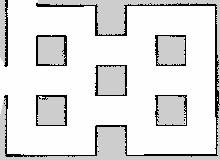
#> input picture trajectory_path/cropped_map.pgm, 220 x 160 px, found by its file name
$ python AStar.py
#> lines starting #> are read from the running program, lines starting #| are printed output that depends on the picture; after the words box and inside, x2 and y2 are one past the last pixel; in counts of white or black regions, pixels touching at a corner belong together
import cv2
import numpy as np
import math
import sys
import heapq
import time
from scipy.interpolate import splprep, splev
from collections import defaultdict
import matplotlib.pyplot as plt
from mpl_toolkits.mplot3d import Axes3D

# ==============================
# 配置设置
# ==============================
class Config:
    """配置参数类 - 集中管理所有系统参数"""

    # 可视化设置 - 控制图形显示和字体相关参数
    PLOT_CONFIG = {
        'font_family': ['SimHei', 'Microsoft YaHei', 'DejaVu Sans'],  # 字体家族，优先使用中文字体
        'unicode_minus': False,  # 禁用Unicode负号显示，确保负号正常显示
        'figure_size_2d': (12, 8),   # 2D图形窗口尺寸（宽度，高度），单位英寸
        'figure_size_3d': (12, 10)   # 3D图形窗口尺寸（宽度，高度），单位英寸
    }

    # 地图处理参数 - 控制地图加载、处理和网格化相关参数
    MAP_CONFIG = {
        'resolution': 0.05,           # 地图分辨率，单位：米/像素，每个像素代表0.05米
        'inflation_radius': 0.1,      # 障碍物膨胀半径，单位：米，为路径规划提供安全边界
        'obstacle_threshold_low': 100,  # 障碍物判断低阈值，像素值低于此值视为障碍物
        'obstacle_threshold_high': 150, # 障碍物判断高阈值，像素值高于此值视为自由空间
        'grid_threshold': 200         # 网格化阈值，灰度值<=200设为障碍物(1)，>200设为可通行(0)
    }

    # 路径规划参数 - 控制A*算法和无人机运动约束相关参数
    PLANNER_CONFIG = {
        'heuristic_weight': 0.8,      # 启发式函数权重，平衡精确性和搜索速度
        'diagonal_cost': 1.414,       # 对角线移动代价，近似√2，考虑斜向移动距离
        'grid_cost': 1000,            # 地图的代价
        'max_speed': 2.0,             # 无人机最大飞行速度，单位：米/秒
        'max_acceleration': 0.5,      # 无人机最大加速度，单位：米/秒²
        'max_climb_angle': 30.0,      # 无人机最大爬升角，单位：度，限制飞行坡度
        'max_turn_angle': 10.0,       # 无人机最大转弯角，单位：度，限制路径曲率
        'grid_resolution': 1.0,       # 规划网格分辨率，单位：米，影响搜索精度和速度
        'cruise_speed': 2.0,          # 巡航速度，单位：米/秒
        'turn_speed': 0.8,            # 转弯速度，单位：米/秒
        'takeoff_land_speed': 0.5     # 起飞降落速度，单位：米/秒
    }

# 应用配置 - 将配置参数应用到matplotlib全局设置
plt.rcParams['font.sans-serif'] = Config.PLOT_CONFIG['font_family']  # 设置中文字体
plt.rcParams['axes.unicode_minus'] = Config.PLOT_CONFIG['unicode_minus']  # 设置负号显示


# ==============================
# 地图处理模块
# ==============================
class MapProcessor:
    """地图处理类"""

    @staticmethod
    def preprocess_map(image_path):
        """预处理地图"""
        config = Config.MAP_CONFIG

        # 读取图像
        img = cv2.imread(image_path)
        if img is None:
            print("无法加载地图图像!")
            return None, None, None

        print(f"原始图像尺寸: 高度={img.shape[0]}像素, 宽度={img.shape[1]}像素")

        # 图像二值化处理
        img_processed = MapProcessor._binarize_image(img)

        # 创建网格地图
        grid = MapProcessor._create_grid(img_processed)
        print(f"网格地图尺寸: 行数={len(grid)}像素, 列数={len(grid[0])}像素")

        # 障碍物膨胀
        inflated_grid, gaussian_grid = MapProcessor._inflate_obstacles(grid, config['inflation_radius'], config['resolution'])
        #print(f"膨胀后网格尺寸: 行数={len(inflated_grid)}像素, 列数={len(inflated_grid[0])}像素")

        return inflated_grid.tolist(), img, gaussian_grid

    @staticmethod
    def _binarize_image(img):
        """图像二值化"""
        config = Config.MAP_CONFIG
        img_processed = img.copy()
        img_processed[img_processed < config['obstacle_threshold_low']] = 0
        img_processed[img_processed > config['obstacle_threshold_high']] = 255
        return img_processed

    @staticmethod
    def _create_grid(img_processed):
        """创建网格地图"""
        config = Config.MAP_CONFIG
        grid = cv2.cvtColor(img_processed, cv2.COLOR_BGR2GRAY)
        grid[grid <= config['grid_threshold']] = 1  # 障碍物
        grid[grid > config['grid_threshold']] = 0   # 自由空间
        return grid

    @staticmethod
    def _inflate_obstacles(grid, inflation_radius, resolution):
        """障碍物膨胀处理"""
        inflation_pixels = int(inflation_radius / resolution)
        kernel_size = 2 * inflation_pixels + 1
        kernel = np.ones((kernel_size, kernel_size), np.uint8)
        inflated_grid = cv2.dilate(grid, kernel, iterations=1)
        float_grid = grid.astype(np.float32)
        gaussian_grid = cv2.GaussianBlur(float_grid, (12*kernel_size+1, 12*kernel_size+1), sigmaX=3)

        return inflated_grid, gaussian_grid


# ==============================
# 坐标转换模块
# ==============================
class CoordinateConverter:
    """坐标转换类"""

    # [25 lines left out: functions pixel_to_world, world_to_relative, not called in this run]


# ==============================
# 轨迹点生成模块
# ==============================
class TrajectoryGenerator:
    """轨迹生成类 - 生成带时间和速度的轨迹"""

    # [236 lines left out: functions generate_trajectory_with_time_and_velocity, _calculate_segment_info, _calculate_segment_duration, _determine_segment_speed, print_trajectory_info, _calculate_total_distance and 1 more, not called in this run]


# ==============================
# 可视化模块
# ==============================
class Visualizer:
    """可视化类"""

    # [138 lines left out: functions show_2d_visualization, _plot_start_goal, show_3d_visualization, _extract_and_transform_coords, _plot_height_limit_plane, _setup_3d_plot and 1 more, not called in this run]


# ==============================
# 路径规划器模块
# ==============================
class AStarPlanner3D:
    """3D A*路径规划器 - 优化版本"""

    def __init__(self):
        config = Config.PLANNER_CONFIG
        self.heuristic_weight = config['heuristic_weight']
        self.diagonal_cost = config['diagonal_cost']
        self.max_climb_angle = config['max_climb_angle']
        self.grid_resolution = config['grid_resolution']
        self.grid_cost = config['grid_cost']

        # 移动方向定义
        self.directions = self._define_movement_directions()

    def _define_movement_directions(self):
        """定义移动方向 - 8水平 + 2垂直"""
        return [
            (-1, 0, 0, 1.0), (1, 0, 0, 1.0), (0, -1, 0, 1.0), (0, 1, 0, 1.0),
            (-1, 1, 0, self.diagonal_cost), (1, 1, 0, self.diagonal_cost),
            (-1, -1, 0, self.diagonal_cost), (1, -1, 0, self.diagonal_cost),
            (0, 0, 1, 1.0), (0, 0, -1, 1.0)
        ]

    def heuristic(self, a, b):
        """启发式函数 - 综合考虑距离和高度"""
        dx, dy, dz = abs(a[0]-b[0]), abs(a[1]-b[1]), abs(a[2]-b[2])
        planar_distance = math.sqrt(dx*dx + dy*dy)

        # 高度代价（考虑爬升角约束）
        height_penalty = self._calculate_height_penalty(dz, planar_distance)

        return (planar_distance + height_penalty) * self.heuristic_weight

    def _calculate_height_penalty(self, dz, planar_distance):
        """计算高度惩罚项"""
        if planar_distance == 0:
            return abs(dz) * 3.0  # 纯高度变化代价更高

        actual_angle = math.degrees(math.atan2(abs(dz), planar_distance))
        if actual_angle <= self.max_climb_angle:
            return abs(dz) * 0.8  # 在允许角度内，代价较低
        else:
            # 超出最大爬升角，惩罚递增
            return abs(dz) * (1.5 + (actual_angle - self.max_climb_angle) * 0.2)

    def is_valid_position(self, grid, x, y, z):
        """检查位置是否有效（边界和障碍物检查）"""
        x_int, y_int, z_int = int(round(x)), int(round(y)), int(round(z))
        return (0 <= x_int < len(grid) and
                0 <= y_int < len(grid[0]) and
                0 <= z_int < 50 and
                grid[x_int][y_int] == 0)

    def find_path(self, grid, gaussian_grid, start, goal):
        """主路径规划函数"""
        start_time = time.time()

        # 验证起点终点
        if not self._validate_start_goal(grid, start, goal):
            return [], set()

        if start == goal:
            return [start], set()

        # 执行A*搜索
        path, explored, nodes_expanded = self._a_star_search(grid, gaussian_grid, start, goal)
        # return path, explored

        if path:
            optimized_path = self._optimize_path(path, grid)
            elapsed_time = time.time() - start_time

            print(f"3D路径规划成功! 耗时: {elapsed_time:.3f}s")
            print(f"扩展节点数: {nodes_expanded}")
            return optimized_path, explored

        print("无法找到可行路径!")
        return [], explored

    def _validate_start_goal(self, grid, start, goal):
        """验证起点和终点的有效性"""
        if not (self.is_valid_position(grid, *start) and self.is_valid_position(grid, *goal)):
            print("错误：起点或终点不可通行")
            return False
        return True

    def _a_star_search(self, grid, gaussian_grid, start, goal):
        """A*搜索算法核心实现"""
        open_list, closed_set, parent = [], set(), {}
        g_cost, explored = defaultdict(lambda: float('inf')), set()
        g_cost[tuple(start)] = 0
        nodes_expanded = 0

        # 初始化开放列表
        heapq.heappush(open_list, (self.heuristic(start, goal), *start))

        while open_list:
            current_f, current_x, current_y, current_z = heapq.heappop(open_list)
            current = (current_x, current_y, current_z)

            if current == tuple(goal):
                return self._reconstruct_path(parent, tuple(start), tuple(goal)), explored, nodes_expanded

            if current in closed_set:
                continue

            closed_set.add(current)
            explored.add(current)
            nodes_expanded += 1

            # 探索邻居节点
            self._explore_neighbors(grid, gaussian_grid, current, goal, open_list, closed_set, g_cost, parent)

        return [], explored, nodes_expanded

    def _explore_neighbors(self, grid, gaussian_grid, current, goal, open_list, closed_set, g_cost, parent):
        """探索当前节点的所有邻居节点"""
        current_x, current_y, current_z = current

        for dx, dy, dz, move_cost in self.directions:
            neighbor = (current_x + dx, current_y + dy, current_z + dz)

            if not self.is_valid_position(grid, *neighbor) or neighbor in closed_set:  ### 该探索逻辑有点bug，这步会导致每个点只有一次更新机会
                continue

            # 计算考虑地形约束的实际移动代价
            actual_cost = self._calculate_actual_move_cost(current, neighbor, move_cost)
            tentative_g = g_cost[current] + actual_cost

            if tentative_g < g_cost[neighbor]:
                parent[neighbor] = current
                g_cost[neighbor] = tentative_g
                f_neighbor = tentative_g + self.heuristic(neighbor, goal) + gaussian_grid[int(current_x)][int(current_y)] * self.grid_cost
                heapq.heappush(open_list, (f_neighbor, *neighbor))

    def _calculate_actual_move_cost(self, current, neighbor, base_cost):
        """计算考虑爬升角约束的实际移动代价"""
        current_z, neighbor_z = current[2], neighbor[2]
        dx, dy = neighbor[0]-current[0], neighbor[1]-current[1]
        planar_distance = math.sqrt(dx*dx + dy*dy)

        if planar_distance > 0:
            climb_angle = math.degrees(math.atan2(abs(neighbor_z - current_z), planar_distance))
            if climb_angle > self.max_climb_angle:
                # 超出最大爬升角，增加代价
                return base_cost * (1.0 + (climb_angle - self.max_climb_angle) * 0.1)

        return base_cost

    def _reconstruct_path(self, parent, start, goal):
        """从父节点映射重建完整路径"""
        path, current = [], goal
        while current != start:
            path.append(list(current))
            current = parent[current]
        path.append(list(start))
        path.reverse()
        return path

    def _optimize_path(self, path, grid):
        """路径优化流程：简化 → 高度优化 → 平滑"""
        if len(path) <= 2:
            return path

        print(f"原始路径点数: {len(path)}")

        # 三步优化流程
        simplified = self._simplify_and_optimize_path(path)
        print(f"优化后路径点数: {len(simplified)}")

        return simplified

    def _simplify_and_optimize_path(self, path):
        """合并的路径优化函数：简化 + 高度优化 + 平滑"""
        if len(path) <= 2:
            return path

        # 1. 智能路径简化
        simplified = self._smart_path_simplification(path)
        return simplified
        # 2. 高度优化（平滑高度变化）
        height_optimized = self._optimize_height_profile(simplified)

        # 3. B样条平滑
        smoothed = self._adaptive_bspline_smooth(height_optimized)

        return smoothed

    def _smart_path_simplification(self, path):
        """混合路径简化方法 - 平衡简化效果和点数保留"""
        if len(path) <= 2:
            print(f"路径过短，无需简化: {len(path)}点")
            return path

        # 第一步：基于关键特征保留重要点
        key_points = self._extract_key_points(path)

        # 第二步：在关键点之间均匀采样，确保最小密度
        simplified = self._uniform_sampling_between_keypoints(path, key_points)

        print(f"混合简化: {len(path)} → {len(simplified)} 点")
        return simplified

    def _extract_key_points(self, path):
        """提取关键点（起点、终点、转弯点、高度变化点）"""
        if len(path) <= 2:
            return path

        key_points = [path[0]]  # 起点

        # 更宽松的阈值，保留更多关键点
        angle_threshold = math.radians(8)   # 适中角度阈值
        distance_threshold = 2.0            # 适中距离阈值
        height_threshold = 1.5              # 适中高度阈值

        for i in range(1, len(path) - 1):
            # 使用相邻点计算角度（更准确）
            angle_score = self._calculate_turn_angle_score(path, i)

            # 使用前一个路径点而不是上一个关键点计算距离
            if i > 0:
                distance_score = self._calculate_distance_score(path[i-1], path[i], path[i+1])
            else:
                distance_score = 0

            height_change = abs(path[i][2] - path[i-1][2])

            # 判断是否为关键点
            is_key_point = (
                angle_score > angle_threshold or
                distance_score > distance_threshold or
                height_change > height_threshold or
                i % 20 == 0  # 每20个点强制保留一个，防止长直线段过度简化
            )

            if is_key_point:
                key_points.append(path[i])

        key_points.append(path[-1])  # 终点
        return key_points

    def _uniform_sampling_between_keypoints(self, original_path, key_points):
        """在关键点之间进行均匀采样"""
        if len(key_points) <= 2:
            return key_points

        sampled_points = [key_points[0]]

        for i in range(len(key_points) - 1):
            start_point = key_points[i]
            end_point = key_points[i + 1]

            # 找到原始路径中这两个关键点之间的所有点
            start_idx = original_path.index(start_point)
            end_idx = original_path.index(end_point)

            if end_idx > start_idx + 1:
                # 计算这段子路径
                sub_path = original_path[start_idx:end_idx + 1]

                # 根据子路径长度决定采样点数
                sub_length = self._calculate_path_length(sub_path)
                num_samples = max(2, min(10, int(sub_length / 5)))  # 每5像素采样1点

                # 均匀采样
                if len(sub_path) > num_samples:
                    step = len(sub_path) / num_samples
                    for j in range(1, num_samples):
                        sample_idx = min(start_idx + int(j * step), end_idx - 1)
                        sampled_points.append(original_path[sample_idx])
                else:
                    # 如果点数不多，保留所有点
                    sampled_points.extend(sub_path[1:-1])

            sampled_points.append(end_point)

        return sampled_points

    def _calculate_turn_angle_score(self, path, index):
        """计算转弯角度得分"""
        if index <= 0 or index >= len(path) - 1:
            return 0

        prev, curr, next_p = path[index-1], path[index], path[index+1]

        vec1 = [curr[0]-prev[0], curr[1]-prev[1], curr[2]-prev[2]]
        vec2 = [next_p[0]-curr[0], next_p[1]-curr[1], next_p[2]-curr[2]]

        len1 = math.sqrt(sum(v**2 for v in vec1))
        len2 = math.sqrt(sum(v**2 for v in vec2))

        if len1 == 0 or len2 == 0:
            return 0

        dot_product = sum(v1 * v2 for v1, v2 in zip(vec1, vec2))
        cos_angle = max(-1.0, min(1.0, dot_product / (len1 * len2)))
        angle = math.acos(cos_angle)

        return angle

    def _calculate_distance_score(self, last_point, current_point, next_point):
        """计算距离得分 - 当前点到前后点连线的距离"""
        if last_point == next_point:
            return math.sqrt(
                (current_point[0]-last_point[0])**2 +
                (current_point[1]-last_point[1])**2 +
                (current_point[2]-last_point[2])**2
            )

        return self._perpendicular_distance(current_point, last_point, next_point)

    def _perpendicular_distance(self, point, line_start, line_end):
        """计算点到线段的垂直距离 - 新增方法"""
        if line_start == line_end:
            return math.sqrt(
                (point[0]-line_start[0])**2 +
                (point[1]-line_start[1])**2 +
                (point[2]-line_start[2])**2
            )

        # 计算线段长度平方
        line_length_sq = (
            (line_end[0]-line_start[0])**2 +
            (line_end[1]-line_start[1])**2 +
            (line_end[2]-line_start[2])**2
        )

        # 计算投影比例 t
        t = max(0, min(1, (
            (point[0]-line_start[0])*(line_end[0]-line_start[0]) +
            (point[1]-line_start[1])*(line_end[1]-line_start[1]) +
            (point[2]-line_start[2])*(line_end[2]-line_start[2])
        ) / line_length_sq))

        # 计算投影点
        projection = [
            line_start[0] + t*(line_end[0]-line_start[0]),
            line_start[1] + t*(line_end[1]-line_start[1]),
            line_start[2] + t*(line_end[2]-line_start[2])
        ]

        # 返回点到投影点的距离
        return math.sqrt(
            (point[0]-projection[0])**2 +
            (point[1]-projection[1])**2 +
            (point[2]-projection[2])**2
        )


    # [113 lines left out: functions _optimize_height_profile, _adaptive_bspline_smooth, _get_smoothing_parameters, _calculate_optimal_point_count, _estimate_path_complexity, _calculate_turn_angle, not called in this run]

    def _calculate_path_length(self, path):
        """计算路径总长度"""
        if len(path) < 2:
            return 0

        return sum(math.sqrt(
            (path[i+1][0]-path[i][0])**2 +
            (path[i+1][1]-path[i][1])**2 +
            (path[i+1][2]-path[i][2])**2
        ) for i in range(len(path)-1))


# ==============================
# 主程序
# ==============================
class PathPlanningApp:
    """路径规划应用程序"""

    def __init__(self):

        """
        初始化方法，设置类的基本属性
        """
        self.grid = None  # 网格地图，用于存储环境信息
        self.img = None  # 图像数据，可能用于可视化或处理
        self.start_pixel = [80, 20, 20]  # [行, 列, 高度] 起始点的像素坐标和高度信息
        self.goal_pixel = [100, 200, 40]   # [行, 列, 高度] 目标点的像素坐标和高度信息
        self.trajectory = None  # 存储生成的轨迹，用于存储规划后的路径点序列
        self._load_and_process_map()

    def run(self, start_pixel=None, goal_pixel=None):
        """运行应用程序"""
        if start_pixel and goal_pixel:
            self.start_pixel = start_pixel  # [行, 列, 高度] 起始点的像素坐标和高度信息
            self.goal_pixel = goal_pixel   # [行, 列, 高度] 目标点的像素坐标和高度信息
        # # 加载和处理地图
        # if not self._load_and_process_map():
        #     return None

        # 验证坐标
        if not self._validate_coordinates():
            return None

        # 执行路径规划
        path_pixels, explored = self._execute_path_planning()
        if not path_pixels:
            return None

        # 生成轨迹并显示结果
        # self._generate_and_display_trajectory(path_pixels, explored)
        # print("3D路径规划完成")
        return path_pixels

    def _load_and_process_map(self):
        """加载和处理地图"""
        img_path = sys.path[0] + "\\cropped_map.pgm"
        self.grid, self.img, self.gaussian_grid = MapProcessor.preprocess_map(img_path)
#> in preprocess_map, img is the input picture: shape (160, 220, 3); min 0, max 254, mean 224.2
#| 原始图像尺寸: 高度=160像素, 宽度=220像素
#> in _binarize_image, `img_processed[img_processed > config['obstacle_threshold_high']] = 255`:
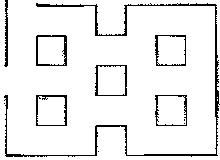
#> img_processed: shape (160, 220, 3); 92.6% white; black in thin lines or dots
#| 网格地图尺寸: 行数=160像素, 列数=220像素
#> in _inflate_obstacles, `inflated_grid = cv2.dilate(grid, kernel, iterations=1)`:
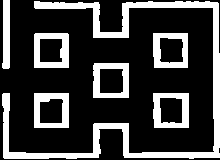
#> inflated_grid: shape (160, 220); values 0 (black) and 1 (white), 24.5% white; 7 white regions, largest, box (x1, y1, x2, y2) and area: (2, 1, 220, 159) 4531, (34, 33, 69, 68) 736, (153, 93, 189, 128) 725
#> in _inflate_obstacles, `gaussian_grid = cv2.GaussianBlur(float_grid, (12*kernel_size+1, 12*ker..`:
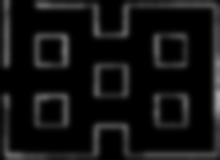
#> gaussian_grid: shape (160, 220) float32; min 4.67e-12, max 0.671, mean 0.0757
        return self.grid is not None

    def _validate_coordinates(self):
        """验证坐标有效性"""
        # 检查边界
        if not self._check_coordinate_bounds():
            return False

        # 检查可通行性
        return self._check_coordinate_accessibility()

    def _check_coordinate_bounds(self):
        """检查坐标边界"""
        grid_rows, grid_cols = len(self.grid), len(self.grid[0])

        if (self.start_pixel[0] < 0 or self.start_pixel[0] >= grid_rows or
            self.start_pixel[1] < 0 or self.start_pixel[1] >= grid_cols or
            self.goal_pixel[0] < 0 or self.goal_pixel[0] >= grid_rows or
            self.goal_pixel[1] < 0 or self.goal_pixel[1] >= grid_cols or
            self.start_pixel[2] < 0 or self.start_pixel[2] >= 50 or
            self.goal_pixel[2] < 0 or self.goal_pixel[2] >= 50):

            print("起点或终点坐标超出地图范围!")
            print(f"地图范围: 行[0, {grid_rows-1}], 列[0, {grid_cols-1}], 高度[0, 49]")
            return False

        return True

    def _check_coordinate_accessibility(self):
        """检查坐标可通行性"""
        start_valid = self.grid[self.start_pixel[0]][self.start_pixel[1]] == 0
        goal_valid = self.grid[self.goal_pixel[0]][self.goal_pixel[1]] == 0

        if not start_valid or not goal_valid:
            print("起点或终点在障碍物膨胀区域内!")
            return False

        return True

    def _execute_path_planning(self):
        """执行路径规划"""
        print(f"起点坐标: 行={self.start_pixel[0]}, 列={self.start_pixel[1]}, 高度={self.start_pixel[2]}")
        print(f"终点坐标: 行={self.goal_pixel[0]}, 列={self.goal_pixel[1]}, 高度={self.goal_pixel[2]}")

        planner = AStarPlanner3D()
        path_pixels, explored = planner.find_path(self.grid, self.gaussian_grid, self.start_pixel, self.goal_pixel)

        return path_pixels, explored

    # [17 lines left out: function _generate_and_display_trajectory, not called in this run]
        # Visualizer.show_3d_visualization(relative_path, self.grid)  # 3D图显示相对坐标
        # Visualizer.show_velocity_profile(self.trajectory)

    def get_trajectory_for_control(self):
        """获取用于控制的轨迹数据"""
        if self.trajectory is None:
            return []

        # 返回格式: [时间(s), x(m), y(m), z(m), vx(m/s), vy(m/s), vz(m/s)]
        return self.trajectory


# ==============================
# 程序入口
# ==============================
if __name__ == "__main__":
    app = PathPlanningApp()
#> in _load_and_process_map, `self.grid, self.img, self.gaussian_grid = MapProcessor.preprocess_map(..`: self.grid = 160 items
    app.run()
#> in _check_coordinate_bounds, `grid_rows, grid_cols = len(self.grid), len(self.grid[0])`: grid_rows = 160; grid_cols = 220
#> in _check_coordinate_accessibility, `start_valid = self.grid[self.start_pixel[0]][self.start_pixel[1]] == 0`: start_valid = True
#> in _a_star_search, `open_list, closed_set, parent = [], set(), {}`: open_list = []
#> the loop in _a_star_search, `while open_list:` made 555180 passes
#> current_f on passes 1 to 3: 157.7, 157.9, 158
#| 原始路径点数: 203
#> the loop in _uniform_sampling_between_keypoints, `for i in range(len(key_points) - 1):` made 56 passes
#| 混合简化: 203 → 93 点
#| 优化后路径点数: 93
#| 扩展节点数: 425199

    # 获取轨迹数据用于控制层
    control_trajectory = app.get_trajectory_for_control()
    print(f"\n控制层可用的轨迹点数: {len(control_trajectory)}")
